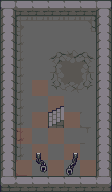

A 2D game scene composited from a Tiled map and its tileset images. What follows is a short description and the map's XML, with each tile layer's data collapsed to a summary:
An orthogonal 7x12 tile map with 16x16 px tiles, 3 tile layers (Kachelebene 1, Schlucht, graphics), 4 tilesets and 4 objects.

<map version="1.0" tiledversion="1.1.6" orientation="orthogonal" renderorder="right-down" width="7" height="12" tilewidth="16" tileheight="16" infinite="0" nextobjectid="8">
 <tileset firstgid="1" name="tiles_dungeon_v1.1" tilewidth="16" tileheight="16" tilecount="480" columns="20">
  <image source="tiles_dungeon_v1.1.png" width="320" height="384" />
 </tileset>
 <tileset firstgid="481" name="tiles_dungeon_v1.1" tilewidth="16" tileheight="16" tilecount="480" columns="20">
  <image source="tiles_dungeon_v1.1.png" width="320" height="384" />
 </tileset>
 <tileset firstgid="961" name="tiles_dungeon_v1.1" tilewidth="16" tileheight="16" tilecount="480" columns="20">
  <image source="tiles_dungeon_v1.1.png" width="320" height="384" />
 </tileset>
 <tileset firstgid="1441" name="tiles_dungeon_v1.1" tilewidth="16" tileheight="16" tilecount="480" columns="20">
  <image source="tiles_dungeon_v1.1.png" width="320" height="384" />
 </tileset>
 <layer name="Kachelebene 1" width="7" height="12">
  <data>[84 cells, 84 non-empty, 26 distinct tile ids]</data>
 </layer>
 <layer name="Schlucht" width="7" height="12">
  <data>[84 cells, 0 non-empty, 0 distinct tile ids]</data>
 </layer>
 <layer name="graphics" width="7" height="12">
  <data>[84 cells, 6 non-empty, 6 distinct tile ids]</data>
 </layer>
 <objectgroup name="Schlucht" visible="0" />
 <objectgroup name="Stein, TreppeRunter">
  <object id="2" x="0" y="0" width="112" height="16" />
  <object id="3" x="0" y="16" width="16" height="176" />
  <object id="4" x="96" y="16" width="16" height="160" />
  <object id="5" x="16" y="176" width="96" height="16" />
 </objectgroup>
 <objectgroup name="Sonstiges" visible="0" />
</map>
